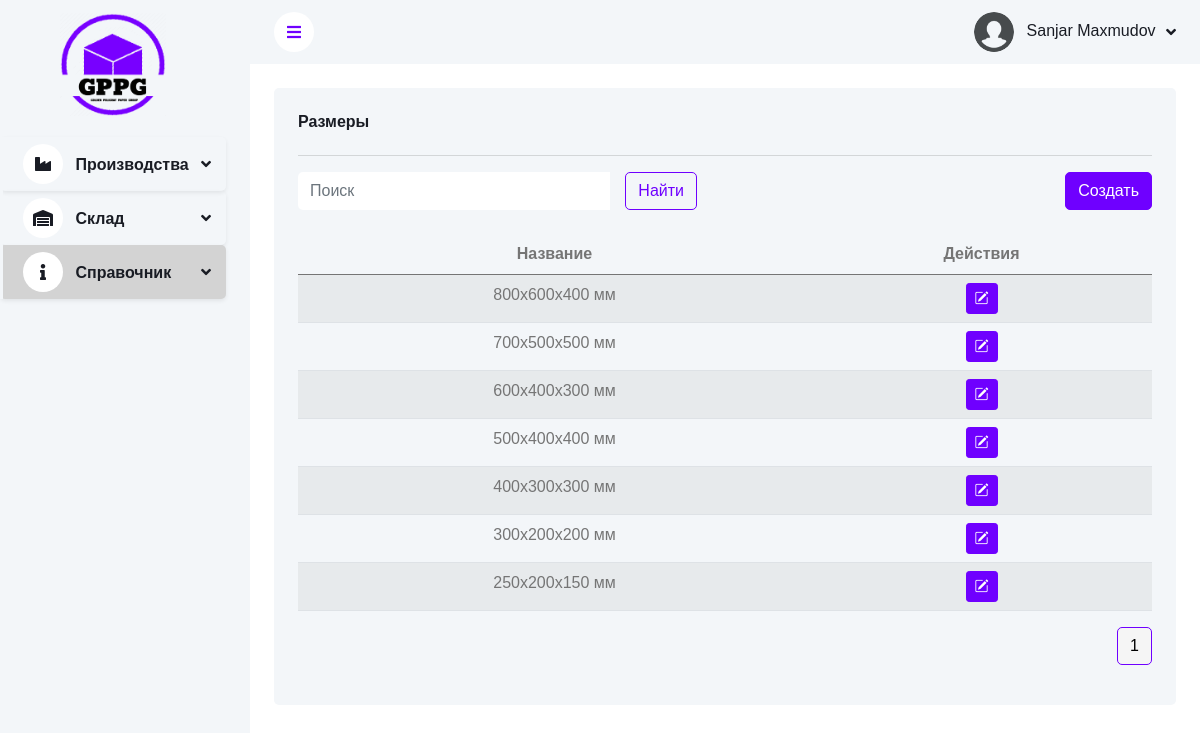
The app's page /info/box-sizes/ (signed in) with its own data.
### apps/users/models.py (models this page shows, shortened)
class CustomUser(AbstractUser, PermissionsMixin):
    is_director = models.BooleanField(default=False)
    photo = models.ImageField(upload_to='employee_photos', default='default-profile__picture.jpg')
    groups = models.ManyToManyField(Group, related_name='custom_user_groups', blank=True, verbose_name='groups')
    user_permissions = models.ManyToManyField(Permission, related_name='custom_user_permissions', blank=True,
                                              verbose_name='user permissions')
    def get_full_name(self):
        return f"{self.first_name} {self.last_name}"

### apps/info/models.py (models this page shows, shortened)
class BoxSize(BaseModel):
	name = models.CharField(max_length=100, null=True, blank=True, verbose_name="Название")
	width = models.PositiveIntegerField(verbose_name="Ширина")
	height = models.PositiveIntegerField(verbose_name="Высота")
	length = models.PositiveIntegerField(verbose_name="Длина")
	class Meta:
		verbose_name = "Размер коробки"
		verbose_name_plural = "Размеры коробок"

### apps/info/views.py (the view)
# urls.py: path('box-sizes/', BoxSizeListCreate.as_view(), name='box_size-list'),
class BoxSizeListCreate(BaseListCreateView):
	model = BoxSize
	form_class = BoxSizesForm
	template_name = "info/box_size_list.html"
	redirect_url = "info:box_size-list"

### apps/shared/views.py (called while the page is built)
	@staticmethod
	def apply_pagination_and_search(queryset, request):
		search_query = request.GET.get('search')
		if search_query:
			search_query = search_query.strip()
			queryset = queryset.filter(Q(name__icontains=search_query))
		page_size = request.GET.get("page_size", 12)
		paginator = Paginator(queryset, page_size)
		page_num = request.GET.get("page", 1)
		page_obj = paginator.get_page(page_num)
		return page_obj

	def get_cache_key(self):
		return f'{self.model.__name__.lower()}_list_data'

	def get_queryset(self):
		cache_key = self.get_cache_key()
		cached_data = cache.get(cache_key)
		if cached_data is None:
			queryset = self.model.objects.all().order_by('-created_time')
			cached_data = list(queryset)  # Преобразуем queryset в список
			cache.set(cache_key, cached_data, timeout=self.cache_timeout)
			print(f"Data fetched from database and cached with key: {cache_key}")
		else:
			print(f"Data fetched from cache with key: {cache_key}")
		return cached_data

	def get_form(self):
		return self.form_class

	def get_template_name(self):
		return self.template_name

	def get(self, request):
		items = self.get_queryset()
		page_obj = self.apply_pagination_and_search(items, request)
		context = {
			'items': page_obj,
			'form': self.get_form(),
		}
		return render(request, self.get_template_name(), context)

### templates/info/box_size_list.html (shortened to what this page needs)
{% extends 'base.html' %}
{% load static %}
{% block content %}
    <div class="container-fluid pt-4 px-4">
        <div class="row g-4">
            <div class="col-sm-12">
                <div class="bg-light rounded h-100 p-4">
                    <h6 class="mb-4">Размеры</h6>
                    <hr>
                    <div class="row mb-2">
                        <div class="col-md-6">
                            {% include 'base/search_form.html' %}
                        </div>
                        <div class="col-md-6 text-end">
                            <button type="button" class="btn btn-primary" id="openCreateModalBtn"
                                    data-bs-toggle="modal" data-bs-target="#myModalCreate"
                                    data-action-url="{% url 'info:box_size-list' %}">Создать
                            </button>
                        </div>
                    </div>
                    <div class="table-responsive">
                        <table class="table table-striped">
                            <thead>
                            <tr class="text-center">
                                <th scope="col">Название</th>
                                <th scope="col">Действия</th>
                            </tr>
                            </thead>
                            <tbody>
                            {% for box_size in items %}
                                <tr class="text-center">
                                    <td>{{ box_size.name }}</td>
                                    <td>
                                        <a href="" type="button" class="btn btn-primary btn-sm"><i
                                                class="bi bi-pencil-square"></i></a>
                                    </td>
                                </tr>
                            {% endfor %}
                            </tbody>
                        </table>
                    </div>
                    {% include 'base/pagination.html' with items=items %}
                </div>
            </div>
        </div>
    </div>
{% endblock %}

### templates/base.html (shortened to what this page needs)
{% load static %}
{% url 'info:material-list' as material_url %}
{% url 'info:material-type-list' as material_type_url %}
{% url 'info:material-group-list' as material_group_url %}
<!DOCTYPE html>
<html lang="en">
<head>
    <link href="https://cdnjs.cloudflare.com/ajax/libs/font-awesome/5.10.0/css/all.min.css" rel="stylesheet">
    <link href="https://cdn.jsdelivr.net/npm/bootstrap-icons@1.4.1/font/bootstrap-icons.css" rel="stylesheet">
    <link href="{% static 'lib/owlcarousel/assets/owl.carousel.min.css' %}" rel="stylesheet">
    <link href="{% static 'lib/tempusdominus/css/tempusdominus-bootstrap-4.min.css' %}" rel="stylesheet">
    <link href="{% static 'css/bootstrap.min.css' %}" rel="stylesheet">
    <link href="{% static 'css/style.css' %}" rel="stylesheet">
</head>
<body>
<div class="container-xxl position-relative bg-white d-flex p-0">
    <div class="sidebar pe-4 pb-3">
        <nav class="navbar bg-light navbar-light">
            <a href="{% url 'base_html' %}" class="navbar-brand mx-4 mb-3 text-center">
                <i class="fa"> <img src="{% static 'img/logo_box.png' %}" class="logo" style="width: 60%;" alt="logo">
                </i>
            </a>
            <div class="navbar-nav w-100">
                <div class="nav-item dropdown shadow-sm rounded {% if 'production/' in request.path %}active{% endif %}">
                    <a href="#" class="nav-link dropdown-toggle fw-bold" data-bs-toggle="dropdown">
                        <i class="fa fa-industry me-2"></i> Производства
                    </a>
                </div>
                <div class="nav-item dropdown shadow-sm rounded {% if 'depo/' in request.path %}active{% endif %}">
                    <a href="#" class="nav-link dropdown-toggle fw-bold" data-bs-toggle="dropdown"
                       aria-expanded="false">
                        <i class="fa fa-warehouse me-2"></i> Склад
                    </a>
                </div>
                <div class="nav-item dropdown shadow-sm rounded {% if 'info/' in request.path %}active{% endif %}">
                    <a href="#" class="nav-link dropdown-toggle fw-bold" data-bs-toggle="dropdown">
                        <i class="fa fa-info me-2"></i> Справочник
                    </a>
                </div>
            </div>
        </nav>
    </div>
    <div class="content">
        <nav class="navbar navbar-expand bg-light navbar-light sticky-top px-4 py-0">
            <a href="#" class="sidebar-toggler flex-shrink-0">
                <i class="fa fa-bars"></i>
            </a>
            <div class="navbar-nav align-items-center ms-auto">
                <div class="nav-item dropdown">
                    <a href="#" class="nav-link dropdown-toggle" data-bs-toggle="dropdown">
                        <img class="rounded-circle me-lg-2" src="{% static 'img/user.jpg' %}" alt=""
                             style="width: 40px; height: 40px;">
                        <span class="d-none d-lg-inline-flex">{{ request.user.get_full_name }}</span>
                    </a>
                </div>
            </div>
        </nav>
        {% block content %}
        {% endblock %}
    </div>
</div>
</body>
</html>

### static/css/style.css (style rules this page uses)
:root { --primary: #6f00ff; --light: #F3F6F9; --dark: #191C24; }
.btn { transition: 0.5s; }
.btn.btn-primary { color: #ffffff; }
.sidebar { position: fixed; top: 0; left: 0; bottom: 0; width: 250px; height: 100vh; overflow-y: auto; background: var(--light); transition: 0.5s; z-index: 999; }
.content { margin-left: 250px; min-height: 100vh; background: #ffffff; transition: 0.5s; }
@media (min-width: 992px) { .sidebar { margin-left: 0; } }
@media (min-width: 992px) { .content { width: calc(100% - 250px); } }
.sidebar .navbar .navbar-nav .nav-link { padding: 7px 20px; color: var(--dark); font-weight: 500; border-left: 3px solid var(--light); border-radius: 0 30px 30px 0; outline: none; }
.active { background: lightgray; border-radius: 7px; }
.sidebar .navbar .navbar-nav .nav-link i { width: 40px; height: 40px; display: inline-flex; align-items: center; justify-content: center; background: #ffffff; border-radius: 40px; }
.sidebar .navbar .dropdown-toggle::after { position: absolute; top: 15px; right: 15px; border: none; content: "\f107"; font-family: "Font Awesome 5 Free"; font-weight: 900; transition: 0.5s; }
.nav-item.dropdown .nav-link { transition: background-color 0.3s ease; }
.content .navbar .navbar-nav .nav-link { margin-left: 25px; padding: 12px 0; color: var(--dark); outline: none; }
.content .navbar .sidebar-toggler, .content .navbar .navbar-nav .nav-link i { width: 40px; height: 40px; display: inline-flex; align-items: center; justify-content: center; background: #ffffff; border-radius: 25px; }
.content .navbar .dropdown-toggle::after { margin-left: 6px; vertical-align: middle; border: none; content: "\f107"; font-family: "Font Awesome 5 Free"; font-weight: 900; transition: 0.5s; }
.logo { width: 60%; }

### records on screen
CustomUser: user.get_full_name "Sanjar Maxmudov"
BoxSize: name "800x600x400 мм"
BoxSize: name "700x500x500 мм"
BoxSize: name "600x400x300 мм"
BoxSize: name "500x400x400 мм"
BoxSize: name "400x300x300 мм"
BoxSize: name "300x200x200 мм"
BoxSize: name "250x200x150 мм"

### other values on screen
{{ i }} "1"
